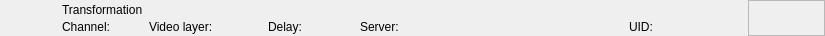
<?xml version="1.0" encoding="UTF-8"?>
<ui version="4.0">
 <class>RundownGeometryWidget</class>
 <widget class="QWidget" name="RundownGeometryWidget">
  <property name="geometry">
   <rect>
    <x>0</x>
    <y>0</y>
    <width>825</width>
    <height>36</height>
   </rect>
  </property>
  <layout class="QHBoxLayout" name="horizontalLayout">
   <property name="spacing">
    <number>0</number>
   </property>
   <property name="margin">
    <number>0</number>
   </property>
   <item>
    <widget class="QFrame" name="frameItem">
     <property name="sizePolicy">
      <sizepolicy hsizetype="Preferred" vsizetype="Fixed">
       <horstretch>0</horstretch>
       <verstretch>0</verstretch>
      </sizepolicy>
     </property>
     <property name="minimumSize">
      <size>
       <width>0</width>
       <height>36</height>
      </size>
     </property>
     <widget class="QLabel" name="labelIcon">
      <property name="geometry">
       <rect>
        <x>22</x>
        <y>2</y>
        <width>32</width>
        <height>32</height>
       </rect>
      </property>
      <property name="text">
       <string/>
      </property>
      <property name="pixmap">
       <pixmap resource="../Widgets.qrc">:/Graphics/Images/Geometry.png</pixmap>
      </property>
      <property name="scaledContents">
       <bool>true</bool>
      </property>
     </widget>
     <widget class="QLabel" name="labelChannel">
      <property name="geometry">
       <rect>
        <x>62</x>
        <y>19</y>
        <width>78</width>
        <height>16</height>
       </rect>
      </property>
      <property name="text">
       <string>Channel:</string>
      </property>
     </widget>
     <widget class="QLabel" name="labelLabel">
      <property name="geometry">
       <rect>
        <x>62</x>
        <y>2</y>
        <width>561</width>
        <height>16</height>
       </rect>
      </property>
      <property name="text">
       <string>Transformation</string>
      </property>
     </widget>
     <widget class="QLabel" name="labelVideolayer">
      <property name="geometry">
       <rect>
        <x>149</x>
        <y>19</y>
        <width>110</width>
        <height>16</height>
       </rect>
      </property>
      <property name="text">
       <string>Video layer:</string>
      </property>
     </widget>
     <widget class="QLabel" name="labelColor">
      <property name="geometry">
       <rect>
        <x>0</x>
        <y>0</y>
        <width>18</width>
        <height>36</height>
       </rect>
      </property>
      <property name="text">
       <string/>
      </property>
     </widget>
     <widget class="QLabel" name="labelGroupColor">
      <property name="geometry">
       <rect>
        <x>0</x>
        <y>0</y>
        <width>6</width>
        <height>36</height>
       </rect>
      </property>
      <property name="text">
       <string/>
      </property>
     </widget>
     <widget class="QLabel" name="labelDevice">
      <property name="geometry">
       <rect>
        <x>360</x>
        <y>19</y>
        <width>260</width>
        <height>16</height>
       </rect>
      </property>
      <property name="text">
       <string>Server:</string>
      </property>
     </widget>
     <widget class="QLabel" name="labelDelay">
      <property name="geometry">
       <rect>
        <x>268</x>
        <y>19</y>
        <width>83</width>
        <height>16</height>
       </rect>
      </property>
      <property name="text">
       <string>Delay:</string>
      </property>
     </widget>
     <widget class="QLabel" name="labelRemoteTriggerId">
      <property name="geometry">
       <rect>
        <x>629</x>
        <y>19</y>
        <width>111</width>
        <height>16</height>
       </rect>
      </property>
      <property name="text">
       <string>UID:</string>
      </property>
     </widget>
    </widget>
   </item>
   <item>
    <widget class="QFrame" name="frameStatus">
     <property name="minimumSize">
      <size>
       <width>77</width>
       <height>0</height>
      </size>
     </property>
     <property name="maximumSize">
      <size>
       <width>77</width>
       <height>16777215</height>
      </size>
     </property>
     <property name="frameShape">
      <enum>QFrame::StyledPanel</enum>
     </property>
     <property name="frameShadow">
      <enum>QFrame::Raised</enum>
     </property>
     <widget class="QLabel" name="labelGpiConnected">
      <property name="geometry">
       <rect>
        <x>1</x>
        <y>2</y>
        <width>32</width>
        <height>32</height>
       </rect>
      </property>
      <property name="minimumSize">
       <size>
        <width>32</width>
        <height>32</height>
       </size>
      </property>
      <property name="maximumSize">
       <size>
        <width>32</width>
        <height>32</height>
       </size>
      </property>
      <property name="lineWidth">
       <number>0</number>
      </property>
      <property name="text">
       <string/>
      </property>
      <property name="pixmap">
       <pixmap resource="../Widgets.qrc">:/Graphics/Images/GpiConnected.png</pixmap>
      </property>
      <property name="scaledContents">
       <bool>true</bool>
      </property>
     </widget>
     <widget class="QLabel" name="labelDisconnected">
      <property name="geometry">
       <rect>
        <x>32</x>
        <y>2</y>
        <width>32</width>
        <height>32</height>
       </rect>
      </property>
      <property name="minimumSize">
       <size>
        <width>32</width>
        <height>32</height>
       </size>
      </property>
      <property name="maximumSize">
       <size>
        <width>32</width>
        <height>32</height>
       </size>
      </property>
      <property name="text">
       <string/>
      </property>
      <property name="pixmap">
       <pixmap resource="../Widgets.qrc">:/Graphics/Images/Disconnected.png</pixmap>
      </property>
      <property name="scaledContents">
       <bool>true</bool>
      </property>
     </widget>
     <widget class="QLabel" name="labelActiveColor">
      <property name="geometry">
       <rect>
        <x>69</x>
        <y>0</y>
        <width>8</width>
        <height>36</height>
       </rect>
      </property>
      <property name="minimumSize">
       <size>
        <width>8</width>
        <height>36</height>
       </size>
      </property>
      <property name="maximumSize">
       <size>
        <width>8</width>
        <height>36</height>
       </size>
      </property>
      <property name="text">
       <string/>
      </property>
     </widget>
    </widget>
   </item>
  </layout>
 </widget>
 <resources>
  <include location="../Widgets.qrc"/>
 </resources>
 <connections/>
 <slots>
  <slot>addToCombo()</slot>
 </slots>
</ui>
